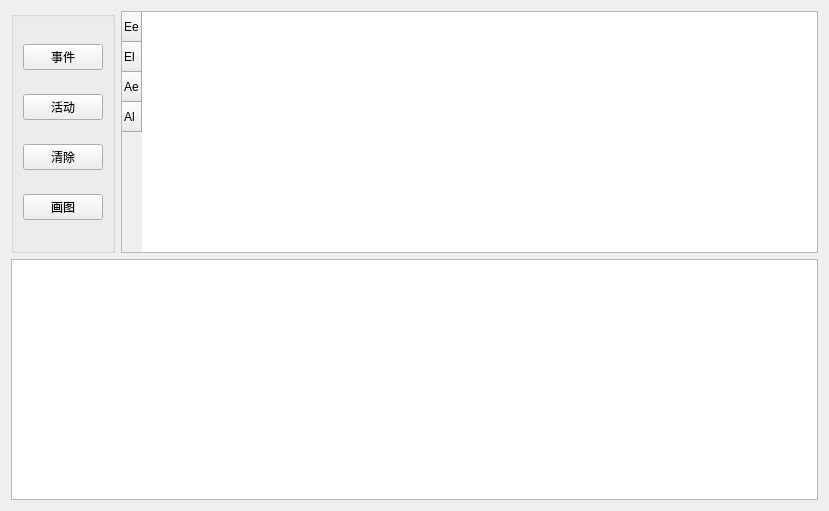
<?xml version="1.0" encoding="UTF-8"?>
<ui version="4.0">
 <class>Widget</class>
 <widget class="QWidget" name="Widget">
  <property name="geometry">
   <rect>
    <x>0</x>
    <y>0</y>
    <width>829</width>
    <height>511</height>
   </rect>
  </property>
  <property name="windowTitle">
   <string>Widget</string>
  </property>
  <layout class="QGridLayout" name="gridLayout">
   <item row="0" column="0">
    <widget class="QGroupBox" name="groupBox">
     <property name="title">
      <string/>
     </property>
     <layout class="QVBoxLayout" name="verticalLayout">
      <item>
       <widget class="QPushButton" name="pBtnEvent">
        <property name="text">
         <string>事件</string>
        </property>
       </widget>
      </item>
      <item>
       <widget class="QPushButton" name="pBtnActivity">
        <property name="text">
         <string>活动</string>
        </property>
       </widget>
      </item>
      <item>
       <widget class="QPushButton" name="pBtnClear">
        <property name="text">
         <string>清除</string>
        </property>
       </widget>
      </item>
      <item>
       <widget class="QPushButton" name="pBtnPaint">
        <property name="text">
         <string>画图</string>
        </property>
       </widget>
      </item>
     </layout>
    </widget>
   </item>
   <item row="0" column="1">
    <widget class="QTableWidget" name="tableWidget">
     <row>
      <property name="text">
       <string>Ee</string>
      </property>
     </row>
     <row>
      <property name="text">
       <string>El</string>
      </property>
     </row>
     <row>
      <property name="text">
       <string>Ae</string>
      </property>
     </row>
     <row>
      <property name="text">
       <string>Al</string>
      </property>
     </row>
    </widget>
   </item>
   <item row="1" column="0" colspan="2">
    <widget class="QGraphicsView" name="graphicsView"/>
   </item>
  </layout>
 </widget>
 <resources/>
 <connections/>
</ui>
